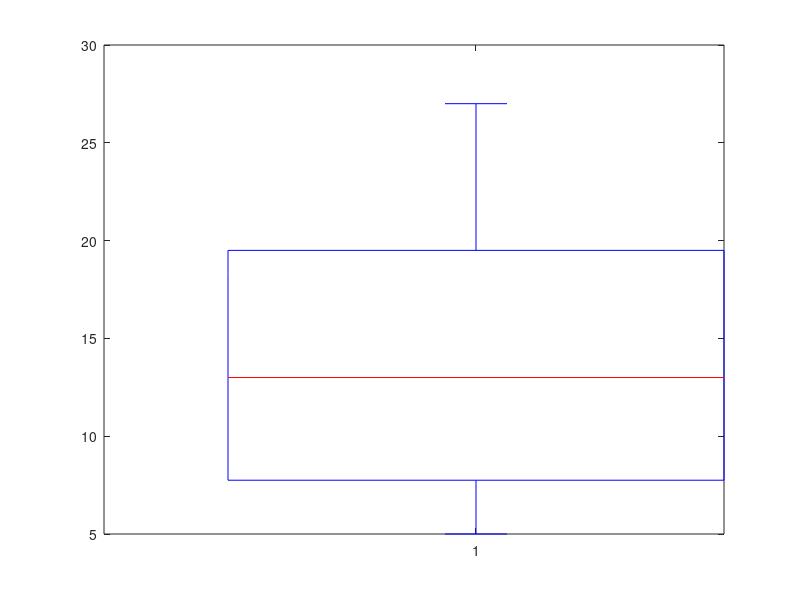

The MATLAB source for this figure:
a = [24 19 14 10 7 5 6 8 12 16 21 27];
boxplot(a);
a = (a - mean(a))./std(a);
[h,p] = kstest(a);
h
p
a = (a - 7)./std(a);
[h,p] = kstest(a);
h
p